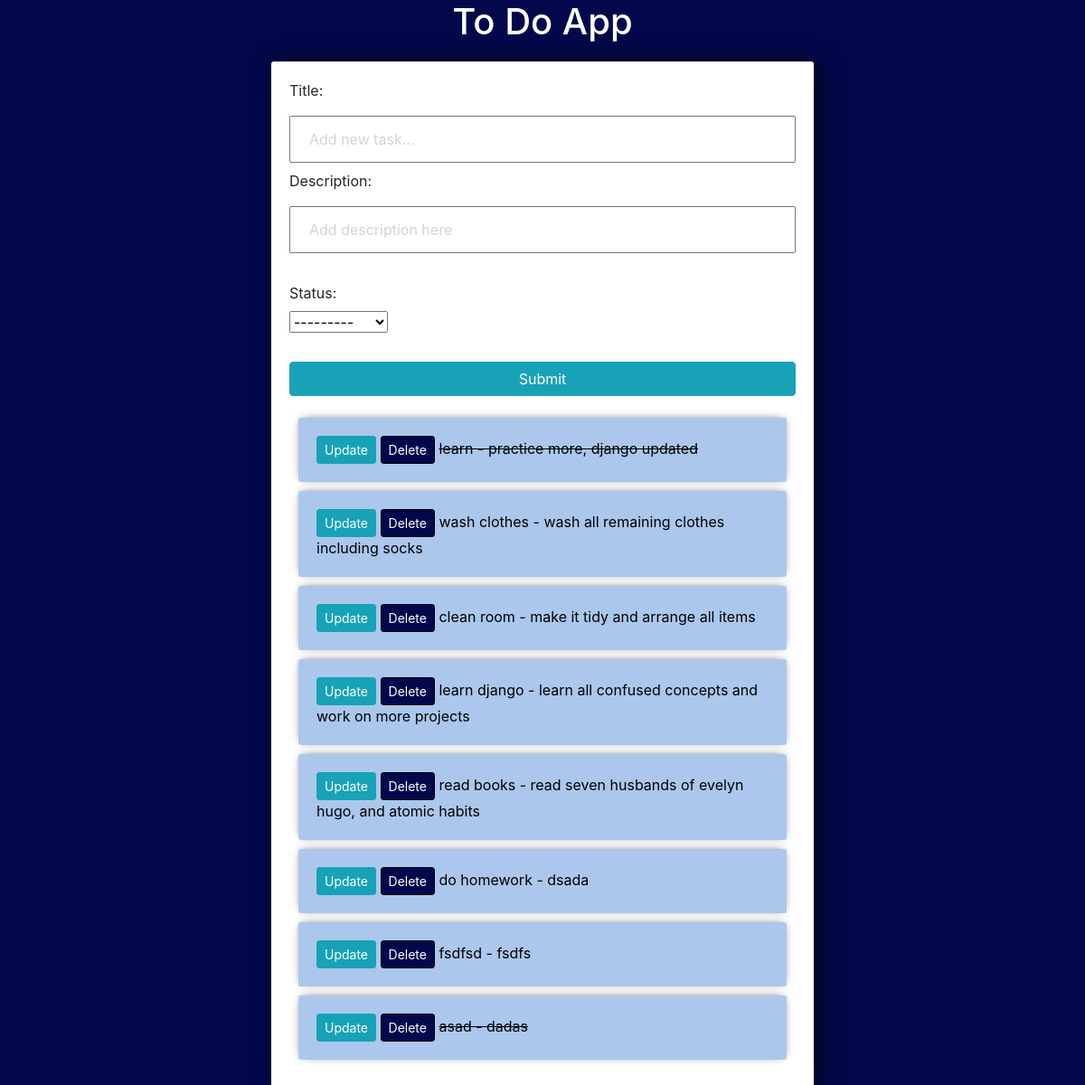
The app's page /, older data.
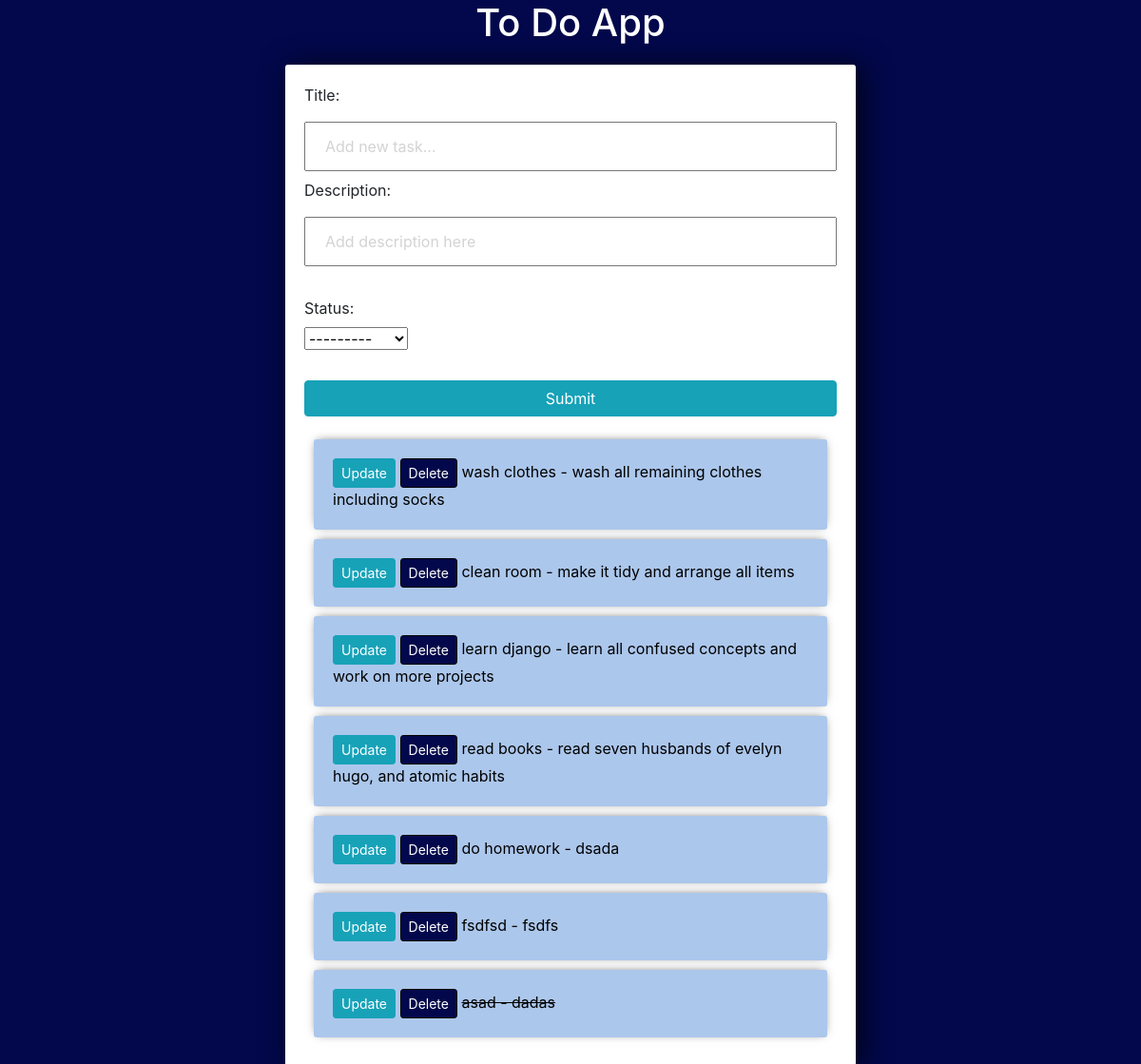
The same page, newer data.
### tasks/models.py (models this page shows)
class Task(models.Model):
    CHOICES = (
        ("Done", "Done"),
        ("InProgress", "In Progress"),
        ("NotStarted", "Not Started"),
    )
    title = models.CharField(max_length=200)
    description = models.TextField(default=None)
    status = models.CharField(max_length=20, choices=CHOICES)
    created = models.DateTimeField(auto_now_add=True)
    def __str__(self):
        return f"{self.title} - {self.description}"

### tasks/views.py (the view)
# urls.py: path("", views.index,name="list"),
def index(request):
    tasks = Task.objects.all()
    form = TaskForm()
    if request.method == "POST":
        form = TaskForm(request.POST)
        if form.is_valid():
            form.save()
        return redirect("/")
    context = {"tasks": tasks, "form": form}
    return render(request, "tasks/list.html", context)

### tasks/forms.py
class TaskForm(forms.ModelForm):
    title = forms.CharField(
        widget=forms.TextInput(attrs={"placeholder": "Add new task..."})
    )
    description = forms.CharField(
        widget=forms.TextInput(attrs={"placeholder": "Add description here"})
    )
    class Meta:
        model = Task
        fields = "__all__"
        widgets = {
            "description": forms.Textarea(attrs={"rows": 2, "cols": 40}),
        }

### tasks/templates/tasks/list.html (shortened to what this page needs)
<center><h1>To Do App</h1></center>
<link rel="stylesheet" href="https://stackpath.bootstrapcdn.com/bootstrap/4.3.1/css/bootstrap.min.css">
<div class="center-column">
<form action="/" method="POST">
    <div>
        <label for="title">Title:</label> <br>
        {{ form.title }} <br>
    </div>
    <div>
        <label for="description">Description:</label> <br>
        {{ form.description }}
    </div> <br>
    <div>
        <label for="status">Status:</label> <br>
        {{ form.status }}
    </div> <br>
    <input class="btn btn-info" type="submit" name="Create Task">
</form>
<div>
<div class="todo-list">
{%for task in tasks%}
<div class="item-row">
    <a class="btn btn-sm btn-info" href="{% url 'update_task' task.id %}">Update</a>
    <a class="btn btn-sm btn-danger" href="{% url 'delete' task.id %}">Delete</a>
    {% if task.status == "Done" %}
    <strike>{{task}}</strike>
    {%else%}
    <span>
        {{task}}
    </span>
    {% endif %}
</div>
{% endfor %}
</div>
</div>

Row changes from the older to the newer data that the page shows:
removed Task: title+description "learn - practice more, django updated"
